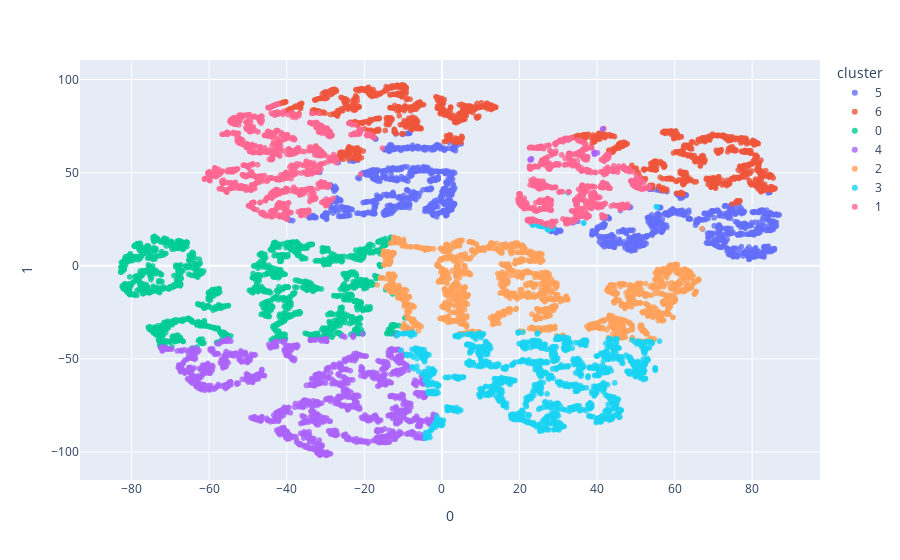

Notebook code for this chart:
### Code cell
import plotly.express as px

fig = px.scatter(
    projected_customers,
    x=0,
    y=1,
    color=rms.cluster,
    labels={"color": "cluster"},
    opacity=0.8,
)
fig.show()

### Figure 1 — Plotly figure (JSON) as saved in the notebook; plotly's stock layout.template omitted (floating-point values rounded to 4 significant figures; data arrays with more than 128 entries replaced by an {"elided": "..."} marker saying what was removed)
{"data": [{"hovertemplate": "cluster=5<br>0=%{x}<br>1=%{y}<extra></extra>", "legendgroup": "5", "marker": {"color": "#636efa", "opacity": 0.8, "symbol": "circle"}, "mode": "markers", "name": "5", "showlegend": true, "x": {"elided": "1484 float values"}, "xaxis": "x", "y": {"elided": "1484 float values"}, "yaxis": "y", "type": "scattergl"}, {"hovertemplate": "cluster=6<br>0=%{x}<br>1=%{y}<extra></extra>", "legendgroup": "6", "marker": {"color": "#EF553B", "opacity": 0.8, "symbol": "circle"}, "mode": "markers", "name": "6", "showlegend": true, "x": {"elided": "1416 float values"}, "xaxis": "x", "y": {"elided": "1416 float values"}, "yaxis": "y", "type": "scattergl"}, {"hovertemplate": "cluster=0<br>0=%{x}<br>1=%{y}<extra></extra>", "legendgroup": "0", "marker": {"color": "#00cc96", "opacity": 0.8, "symbol": "circle"}, "mode": "markers", "name": "0", "showlegend": true, "x": {"elided": "1749 float values"}, "xaxis": "x", "y": {"elided": "1749 float values"}, "yaxis": "y", "type": "scattergl"}, {"hovertemplate": "cluster=4<br>0=%{x}<br>1=%{y}<extra></extra>", "legendgroup": "4", "marker": {"color": "#ab63fa", "opacity": 0.8, "symbol": "circle"}, "mode": "markers", "name": "4", "showlegend": true, "x": {"elided": "1502 float values"}, "xaxis": "x", "y": {"elided": "1502 float values"}, "yaxis": "y", "type": "scattergl"}, {"hovertemplate": "cluster=2<br>0=%{x}<br>1=%{y}<extra></extra>", "legendgroup": "2", "marker": {"color": "#FFA15A", "opacity": 0.8, "symbol": "circle"}, "mode": "markers", "name": "2", "showlegend": true, "x": {"elided": "1812 float values"}, "xaxis": "x", "y": {"elided": "1812 float values"}, "yaxis": "y", "type": "scattergl"}, {"hovertemplate": "cluster=3<br>0=%{x}<br>1=%{y}<extra></extra>", "legendgroup": "3", "marker": {"color": "#19d3f3", "opacity": 0.8, "symbol": "circle"}, "mode": "markers", "name": "3", "showlegend": true, "x": {"elided": "1501 float values"}, "xaxis": "x", "y": {"elided": "1501 float values"}, "yaxis": "y", "type": "scattergl"}, {"hovertemplate": "cluster=1<br>0=%{x}<br>1=%{y}<extra></extra>", "legendgroup": "1", "marker": {"color": "#FF6692", "opacity": 0.8, "symbol": "circle"}, "mode": "markers", "name": "1", "showlegend": true, "x": {"elided": "1709 float values"}, "xaxis": "x", "y": {"elided": "1709 float values"}, "yaxis": "y", "type": "scattergl"}], "layout": {"xaxis": {"anchor": "y", "domain": [0.0, 1.0], "title": {"text": "0"}}, "yaxis": {"anchor": "x", "domain": [0.0, 1.0], "title": {"text": "1"}}, "legend": {"title": {"text": "cluster"}, "tracegroupgap": 0}, "margin": {"t": 60}}}
